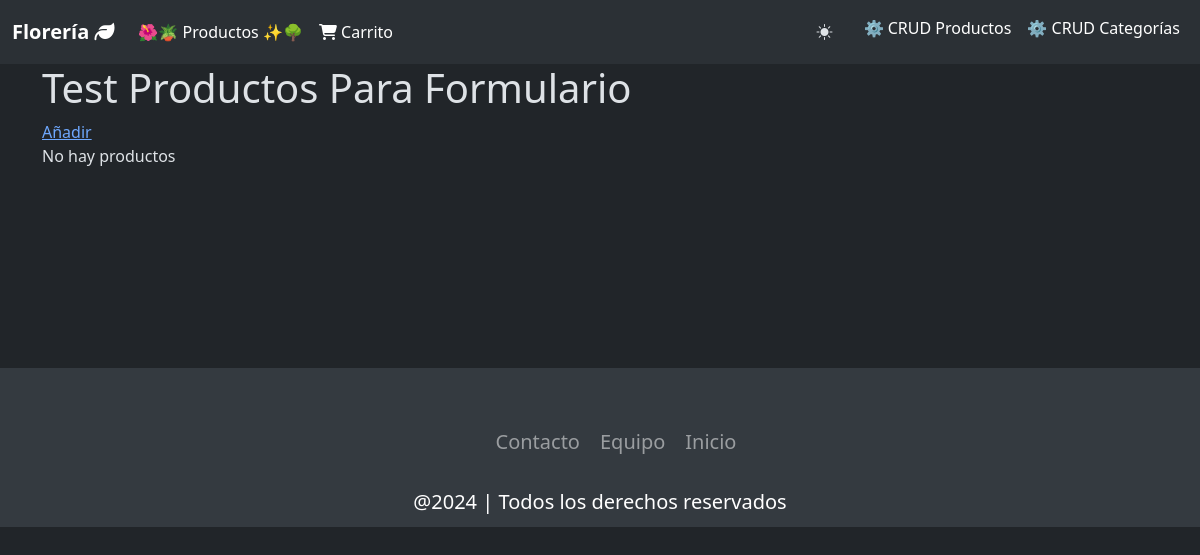
Before: /tienda/productos_list/ with the older database file.
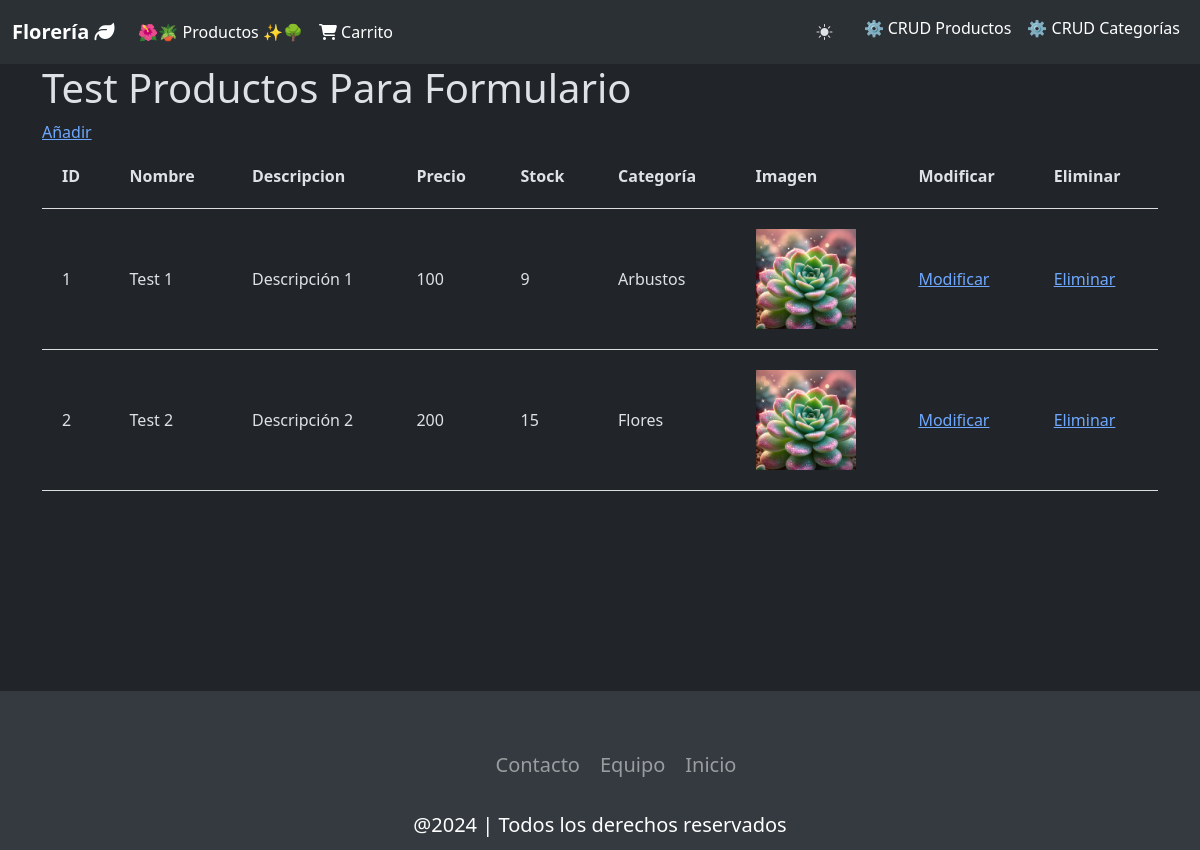
After: the same page with the newer database file.
### tienda/models.py (models this page shows, shortened)
class TestProducto(models.Model):
    id_producto = models.AutoField(primary_key=True)
    nombre      = models.CharField(max_length=100)
    descripcion = models.TextField(blank=True, null=True)
    precio      = models.IntegerField()
    stock       = models.IntegerField()
    categoria   = models.ForeignKey('Categoria', on_delete=models.CASCADE, default=1)
    imagen      = models.ImageField(upload_to='productos/', default='media/default.webp')

class Categoria(models.Model):
    id_categoria = models.AutoField(db_column='idCategoria', primary_key=True)
    categoria = models.CharField(max_length=20, blank=False, null=False)
    def __str__(self):
        return str(self.categoria)

### tienda/views.py (the view)
# urls.py: path('productos_list/', views.productos_list, name='productos_list'),
def productos_list(request):
    productos = TestProducto.objects.all()
    context = {'productos': productos}
    return render(request, 'tienda/productos_list.html', context)

### tienda/templates/tienda/productos_list.html (shortened to what this page needs)
{% load static %}
<!DOCTYPE html>
<html lang="en">
<head>
  <link href="https://cdn.jsdelivr.net/npm/bootstrap@5.3.3/dist/css/bootstrap.min.css" rel="stylesheet"
>
  <link rel="stylesheet" href="https://cdn.jsdelivr.net/npm/bootstrap-icons@1.11.3/font/bootstrap-icons.min.css">
  <link rel="stylesheet" href="{% static 'tienda/css/estilos.css' %}">
</head>
<body data-bs-theme="dark">
  <div id="navegacion">
    <nav class="navbar navbar-expand-lg bg-body-tertiary" id="navbarPrincipal">
      <div class="container-fluid d-flex flex-row">
        <a class="navbar-brand" href="{% url 'inicio' %}">Florería <i class="fa-solid fa-leaf"></i></a>
        <div class="collapse navbar-collapse" id="navbarNavAltMarkup">
          <div class="navbar-nav">
            <a class="nav-link active" aria-current="page" href="{% url 'productos_comprar' %}" id="link-maceteros">🌺🪴 Productos ✨🌳</a>
            <a class="nav-link active" href="#" id="link-carrito"><i class="fa-solid fa-cart-shopping"></i> Carrito</a>
        </div>
        <div class="navbar-nav ms-auto">
          <button type="button" class="btn btn-navbar" id="btn-tema"><i class="bi bi-brightness-high-fill" id="toggler-tema"></i></button>
          <a class="nav-link active" href="{% url 'productos_list' %}">⚙️ CRUD Productos</a>
          <a class="nav-link active" href="{% url 'crud_categorias' %}">⚙️ CRUD Categorías</a>
        </div>
      </div>
    </nav>
  </div>
  <div class="container-extend-lg" id="contenido">
    <div class="container">
        <h1>Test Productos Para Formulario</h1>
        <a href="{% url 'add_producto' %}">Añadir</a>
        {% if productos %}
            <table>
                <tr>
                    <th>ID</th>
                    <th>Nombre</th>
                    <th>Descripcion</th>
                    <th>Precio</th>
                    <th>Stock</th>
                    <th>Categoría</th>
                    <th>Imagen</th>
                    <th>Modificar</th>
                    <th>Eliminar</th>
                </tr>
                {% for producto in productos %}
                    <tr>
                        <td>{{ producto.pk }}</td>
                        <td>{{ producto.nombre }}</td>
                        <td>{{ producto.descripcion }}</td>
                        <td>{{ producto.precio }}</td>
                        <td>{{ producto.stock }}</td>
                        <td>{{ producto.categoria }}</td>
                        <td><img src="{{ producto.imagen.url }}" alt="{{ producto.nombre }}" width="100"></td>
                        <td><a href="{% url 'modificar_producto' producto.pk %}">Modificar</a></td>
                        <td><a href="{% url 'eliminar_producto' producto.pk %}">Eliminar</a></td>
                    </tr>
                {% endfor %}
            </table>
        {% else %}
            <p>No hay productos</p>
        {% endif %}
      </div>
  <div id="footer" style="margin-top: 200px;">
    <footer class="footer">
      <ul class="social-icon">
        <li class="icon-elem">
        </li>
        <li class="icon-elem">
        </li>
        <li class="icon-elem">
        </li>
      </ul>
      <ul class="menu">
        <li class="menu-elem">
          <a href="https://github.com/Lala-Banana/Prueba-2-Progra-Web" class="menu-icon">Contacto</a>
        </li>
        <li class="menu-elem">
          <a href="https://github.com/Lala-Banana/Prueba-2-Progra-Web" class="menu-icon">Equipo</a>
        </li>
        <li class="menu-elem">
          <a href="indice.html" class="menu-icon">Inicio</a>
        </li>
      </ul>
      <p class="text-footer">@2024 | Todos los derechos reservados</p>
    </footer>
  </div>
</body>
</html>

### tienda/static/tienda/css/estilos.css (style rules this page uses)
.navbar-brand { font-weight: bold; }
.btn-navbar { margin-right: 10px; margin-bottom: 5px; margin-top: 5px; }
.footer { position: relative; width: 100%; background: #343a40; min-height: 100px; display: flex; justify-content: center; align-items: center; flex-direction: column; }
.social-icon { display: flex; justify-content: center; align-items: center; position: relative; margin: 10px 5px; flex-wrap: wrap; }
.icon-elem { list-style: none; }
.menu { display: flex; justify-content: center; position: relative; align-items: center; margin: 10px 0; flex-wrap: wrap; }
.menu-elem { list-style: none; }
.menu-icon { color: white; font-size: 20px; display: inline-block; text-decoration: none; margin: 5px 10px; opacity: 0.5; transition: 0.3s; }
.text-footer { color: white; text-align: center; margin-top: 15px; margin-bottom: 10px; font-size: 20px; }
table { width: 100%; border-collapse: collapse; }
th, td { padding: 20px; border-bottom: 1px solid #ddd; }

Changed rows visible on the page:
added TestProducto: pk "1", nombre "Test 1", descripcion "Descripción 1", precio "100", stock "9", categoria "Arbustos", imagen (placeholder picture)
added TestProducto: pk "2", nombre "Test 2", descripcion "Descripción 2", precio "200", stock "15", categoria "Flores", imagen (placeholder picture)
Other visible differences:
text no longer shown: "No hay productos"
text now shown: "ID Nombre Descripcion Precio Stock Categoría Imagen Modificar Eliminar"
